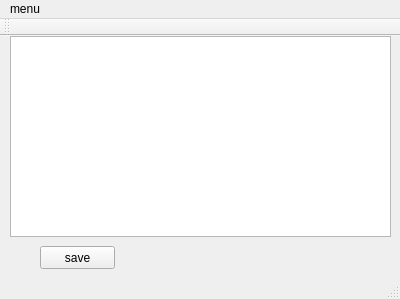
<?xml version="1.0" encoding="UTF-8"?>
<ui version="4.0">
 <class>MainWindow</class>
 <widget class="QMainWindow" name="MainWindow">
  <property name="geometry">
   <rect>
    <x>0</x>
    <y>0</y>
    <width>400</width>
    <height>299</height>
   </rect>
  </property>
  <property name="windowTitle">
   <string>MainWindow</string>
  </property>
  <widget class="QWidget" name="centralWidget">
   <widget class="QTextEdit" name="textEdit">
    <property name="geometry">
     <rect>
      <x>10</x>
      <y>0</y>
      <width>381</width>
      <height>201</height>
     </rect>
    </property>
   </widget>
   <widget class="QPushButton" name="pushButton">
    <property name="geometry">
     <rect>
      <x>40</x>
      <y>210</y>
      <width>75</width>
      <height>23</height>
     </rect>
    </property>
    <property name="text">
     <string>save</string>
    </property>
   </widget>
  </widget>
  <widget class="QMenuBar" name="menuBar">
   <property name="geometry">
    <rect>
     <x>0</x>
     <y>0</y>
     <width>400</width>
     <height>23</height>
    </rect>
   </property>
   <widget class="QMenu" name="menuOpen">
    <property name="title">
     <string>menu</string>
    </property>
    <addaction name="actionOpen"/>
    <addaction name="actionClose"/>
   </widget>
   <addaction name="menuOpen"/>
  </widget>
  <widget class="QToolBar" name="mainToolBar">
   <attribute name="toolBarArea">
    <enum>TopToolBarArea</enum>
   </attribute>
   <attribute name="toolBarBreak">
    <bool>false</bool>
   </attribute>
  </widget>
  <widget class="QStatusBar" name="statusBar"/>
  <action name="actionOpen">
   <property name="text">
    <string>open</string>
   </property>
  </action>
  <action name="actionSave">
   <property name="text">
    <string>close</string>
   </property>
  </action>
  <action name="actionClose">
   <property name="text">
    <string>close</string>
   </property>
  </action>
 </widget>
 <layoutdefault spacing="6" margin="11"/>
 <resources/>
 <connections/>
</ui>
